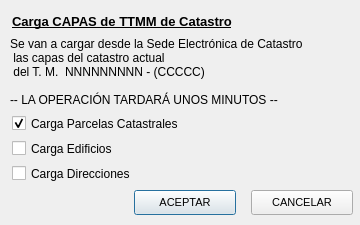
<?xml version="1.0" encoding="UTF-8"?>
<ui version="4.0">
 <class>catastroDescargas</class>
 <widget class="QDialog" name="catastroDescargas">
  <property name="geometry">
   <rect>
    <x>0</x>
    <y>0</y>
    <width>360</width>
    <height>225</height>
   </rect>
  </property>
  <property name="minimumSize">
   <size>
    <width>360</width>
    <height>225</height>
   </size>
  </property>
  <property name="maximumSize">
   <size>
    <width>360</width>
    <height>225</height>
   </size>
  </property>
  <property name="windowTitle">
   <string>Cargar Capas de TTMM de Catastro</string>
  </property>
  <widget class="QLabel" name="logo">
   <property name="geometry">
    <rect>
     <x>10</x>
     <y>10</y>
     <width>91</width>
     <height>71</height>
    </rect>
   </property>
   <property name="text">
    <string/>
   </property>
   <property name="pixmap">
    <pixmap>C:/Users/agusa/.designer/backup/iconos/jccm.gif</pixmap>
   </property>
   <property name="scaledContents">
    <bool>true</bool>
   </property>
  </widget>
  <widget class="QLabel" name="label">
   <property name="geometry">
    <rect>
     <x>12</x>
     <y>11</y>
     <width>246</width>
     <height>21</height>
    </rect>
   </property>
   <property name="font">
    <font>
     <pointsize>10</pointsize>
     <weight>75</weight>
     <bold>true</bold>
     <underline>true</underline>
    </font>
   </property>
   <property name="text">
    <string>Carga CAPAS de TTMM de Catastro</string>
   </property>
  </widget>
  <widget class="QPushButton" name="btnACEPTAR">
   <property name="geometry">
    <rect>
     <x>134</x>
     <y>190</y>
     <width>102</width>
     <height>25</height>
    </rect>
   </property>
   <property name="font">
    <font>
     <pointsize>8</pointsize>
    </font>
   </property>
   <property name="text">
    <string>ACEPTAR</string>
   </property>
  </widget>
  <widget class="QTextBrowser" name="textBrowser">
   <property name="geometry">
    <rect>
     <x>390</x>
     <y>10</y>
     <width>260</width>
     <height>470</height>
    </rect>
   </property>
   <property name="sizePolicy">
    <sizepolicy hsizetype="Fixed" vsizetype="Fixed">
     <horstretch>0</horstretch>
     <verstretch>0</verstretch>
    </sizepolicy>
   </property>
   <property name="html">
    <string>&lt;!DOCTYPE HTML PUBLIC &quot;-//W3C//DTD HTML 4.0//EN&quot; &quot;http://www.w3.org/TR/REC-html40/strict.dtd&quot;&gt;
&lt;html&gt;&lt;head&gt;&lt;meta name=&quot;qrichtext&quot; content=&quot;1&quot; /&gt;&lt;style type=&quot;text/css&quot;&gt;
p, li { white-space: pre-wrap; }
&lt;/style&gt;&lt;/head&gt;&lt;body style=&quot; font-family:'MS Shell Dlg 2'; font-size:8.25pt; font-weight:400; font-style:normal;&quot;&gt;
&lt;p align=&quot;center&quot; style=&quot; margin-top:0px; margin-bottom:0px; margin-left:0px; margin-right:0px; -qt-block-indent:0; text-indent:0px;&quot;&gt;&lt;span style=&quot; font-size:8pt; font-weight:600; text-decoration: underline;&quot;&gt;Carga de CAPAS INICIALES&lt;/span&gt;&lt;/p&gt;
&lt;p style=&quot;-qt-paragraph-type:empty; margin-top:0px; margin-bottom:0px; margin-left:0px; margin-right:0px; -qt-block-indent:0; text-indent:0px; font-size:8pt; font-weight:600;&quot;&gt;&lt;br /&gt;&lt;/p&gt;
&lt;p style=&quot; margin-top:0px; margin-bottom:0px; margin-left:0px; margin-right:0px; -qt-block-indent:0; text-indent:0px;&quot;&gt;&lt;span style=&quot; font-size:8pt;&quot;&gt;La funcionalidad permite la restitución de todas las capas al estado inicial, haciendo Zoom a Castilla . La Mancha.&lt;/span&gt;&lt;/p&gt;
&lt;p style=&quot; margin-top:0px; margin-bottom:0px; margin-left:0px; margin-right:0px; -qt-block-indent:0; text-indent:0px;&quot;&gt;&lt;span style=&quot; font-size:8pt;&quot;&gt;Permite con ello restituir el sistema al estado inicial.&lt;/span&gt;&lt;/p&gt;
&lt;p style=&quot; margin-top:0px; margin-bottom:0px; margin-left:0px; margin-right:0px; -qt-block-indent:0; text-indent:0px;&quot;&gt;&lt;span style=&quot; font-size:8pt;&quot;&gt;Todas las capas cargadas son servicios de mapas de Internet, por lo que no precisa conexión a servidor de datos local.&lt;/span&gt;&lt;/p&gt;
&lt;p style=&quot;-qt-paragraph-type:empty; margin-top:0px; margin-bottom:0px; margin-left:0px; margin-right:0px; -qt-block-indent:0; text-indent:0px; font-size:8pt;&quot;&gt;&lt;br /&gt;&lt;/p&gt;
&lt;p style=&quot; margin-top:0px; margin-bottom:0px; margin-left:0px; margin-right:0px; -qt-block-indent:0; text-indent:0px;&quot;&gt;&lt;span style=&quot; font-size:8pt;&quot;&gt;El sistema hace zoom a Castilla-La Mancha, situando el SRC en 25830 (UTM30 ETRS89).&lt;/span&gt;&lt;/p&gt;
&lt;p style=&quot;-qt-paragraph-type:empty; margin-top:0px; margin-bottom:0px; margin-left:0px; margin-right:0px; -qt-block-indent:0; text-indent:0px; font-size:8pt;&quot;&gt;&lt;br /&gt;&lt;/p&gt;
&lt;p style=&quot; margin-top:0px; margin-bottom:0px; margin-left:0px; margin-right:0px; -qt-block-indent:0; text-indent:0px;&quot;&gt;&lt;span style=&quot; font-size:8pt;&quot;&gt;Permite distintas opciones:&lt;/span&gt;&lt;/p&gt;
&lt;p style=&quot; margin-top:0px; margin-bottom:0px; margin-left:0px; margin-right:0px; -qt-block-indent:0; text-indent:0px;&quot;&gt;&lt;span style=&quot; font-size:8pt;&quot;&gt;- Eliminar TODAS las capas y grupos del proyecto actual, cargando unos nuevos (no tiene vuelta atrás y borra todas la capas y estilos existentes) El proyecto queda reiniciado, pero solo con capas desde la web.&lt;/span&gt;&lt;/p&gt;
&lt;p style=&quot; margin-top:0px; margin-bottom:0px; margin-left:0px; margin-right:0px; -qt-block-indent:0; text-indent:0px;&quot;&gt;&lt;span style=&quot; font-size:8pt;&quot;&gt;- Eliminar solo las CAPAS idénticas que sustituyen a los existentes con el mismo nombre (EN CONSTRUCCIÓN).&lt;/span&gt;&lt;/p&gt;
&lt;p style=&quot; margin-top:0px; margin-bottom:0px; margin-left:0px; margin-right:0px; -qt-block-indent:0; text-indent:0px;&quot;&gt;&lt;span style=&quot; font-size:8pt;&quot;&gt;- Eliminar solo los GRUPOS idénticos que sustituyen a los existentes con el mismo nombre (EN CONSTRUCCIÓN).&lt;/span&gt;&lt;/p&gt;&lt;/body&gt;&lt;/html&gt;</string>
   </property>
  </widget>
  <widget class="QLabel" name="lblAvisoCarga">
   <property name="geometry">
    <rect>
     <x>10</x>
     <y>30</y>
     <width>367</width>
     <height>83</height>
    </rect>
   </property>
   <property name="text">
    <string>Se van a cargar desde la Sede Electrónica de Catastro 
 las capas del catastro actual 
 del T. M.  NNNNNNNNN - (CCCCC) 

-- LA OPERACIÓN TARDARÁ UNOS MINUTOS --</string>
   </property>
  </widget>
  <widget class="QCheckBox" name="ckb_CargaParc">
   <property name="enabled">
    <bool>true</bool>
   </property>
   <property name="geometry">
    <rect>
     <x>12</x>
     <y>115</y>
     <width>225</width>
     <height>17</height>
    </rect>
   </property>
   <property name="text">
    <string>Carga Parcelas Catastrales</string>
   </property>
   <property name="checked">
    <bool>true</bool>
   </property>
  </widget>
  <widget class="QCheckBox" name="ckb_CargaDirec">
   <property name="enabled">
    <bool>true</bool>
   </property>
   <property name="geometry">
    <rect>
     <x>12</x>
     <y>165</y>
     <width>225</width>
     <height>17</height>
    </rect>
   </property>
   <property name="text">
    <string>Carga Direcciones</string>
   </property>
  </widget>
  <widget class="QCheckBox" name="ckb_CargaEdif">
   <property name="enabled">
    <bool>true</bool>
   </property>
   <property name="geometry">
    <rect>
     <x>12</x>
     <y>140</y>
     <width>225</width>
     <height>17</height>
    </rect>
   </property>
   <property name="text">
    <string>Carga Edificios</string>
   </property>
  </widget>
  <widget class="QPushButton" name="btnCANCELAR">
   <property name="geometry">
    <rect>
     <x>251</x>
     <y>190</y>
     <width>102</width>
     <height>25</height>
    </rect>
   </property>
   <property name="font">
    <font>
     <pointsize>8</pointsize>
    </font>
   </property>
   <property name="text">
    <string>CANCELAR</string>
   </property>
  </widget>
 </widget>
 <resources/>
 <connections/>
</ui>
